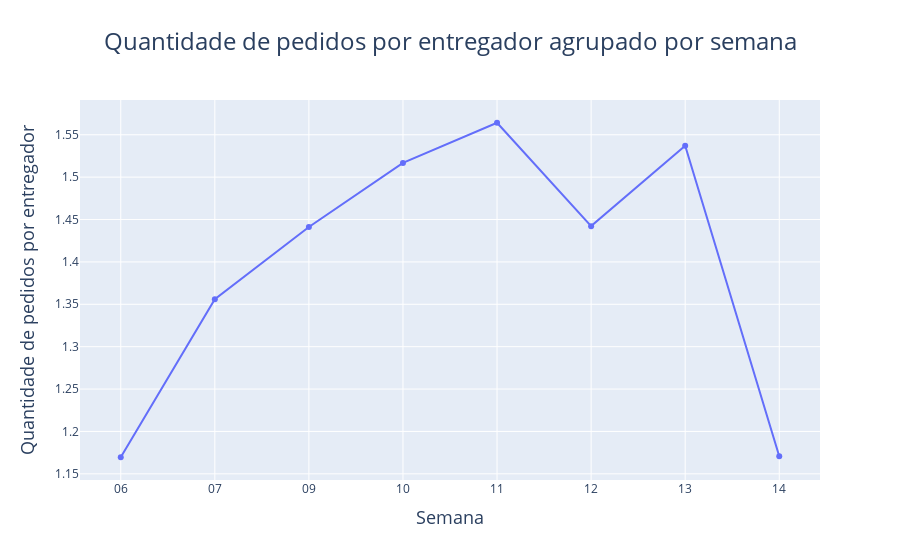

Notebook code for this chart:
### Code cell
# Criar gráfico de linhas
fig = px.line(df_aux, x="Week_Ordered", y="Oder_by_delivery", title="Quantidade de pedidos por entregador agrupado por semana", labels={"Week_Ordered": "Semana", "Oder_by_delivery": "Quantidade de pedidos por entregador"}, markers=True)
fig.update_layout(title={"x": 0.5, "xanchor": "center", "font": {"size": 24}},
    xaxis={"title_font": {"size": 18}, "showgrid": True},
    yaxis={"title_font": {"size": 18}, "showgrid": True})
fig.show()

### Figure 1 — Plotly figure (JSON) as saved in the notebook; plotly's stock layout.template omitted (floating-point values rounded to 4 significant figures)
{"data": [{"hovertemplate": "Semana=%{x}<br>Quantidade de pedidos por entregador=%{y}<extra></extra>", "legendgroup": "", "line": {"color": "#636efa", "dash": "solid"}, "marker": {"symbol": "circle"}, "mode": "lines+markers", "name": "", "orientation": "v", "showlegend": false, "type": "scatter", "x": ["06", "07", "09", "10", "11", "12", "13", "14"], "xaxis": "x", "y": [1.17, 1.356, 1.441, 1.517, 1.564, 1.442, 1.537, 1.171], "yaxis": "y"}], "layout": {"legend": {"tracegroupgap": 0}, "title": {"font": {"size": 24}, "text": "Quantidade de pedidos por entregador agrupado por semana", "x": 0.5, "xanchor": "center"}, "xaxis": {"anchor": "y", "domain": [0, 1], "showgrid": true, "title": {"font": {"size": 18}, "text": "Semana"}}, "yaxis": {"anchor": "x", "domain": [0, 1], "showgrid": true, "title": {"font": {"size": 18}, "text": "Quantidade de pedidos por entregador"}}}}
